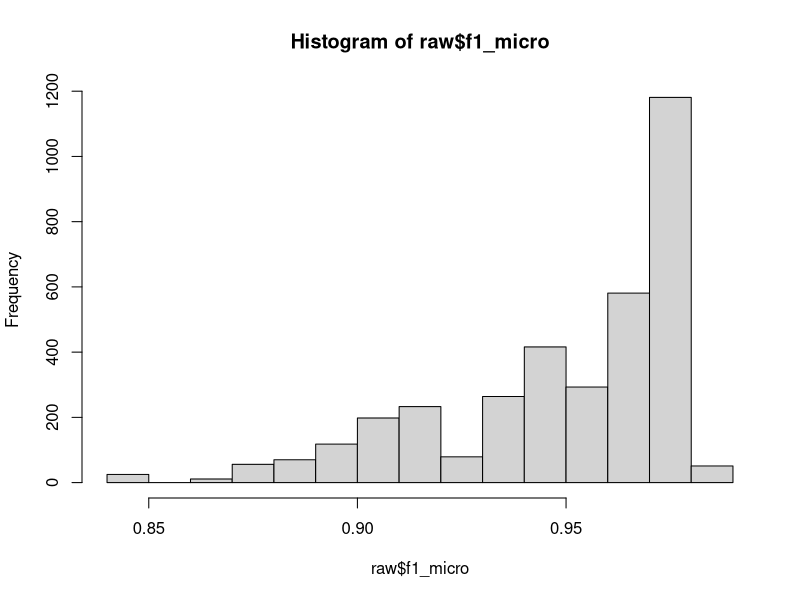
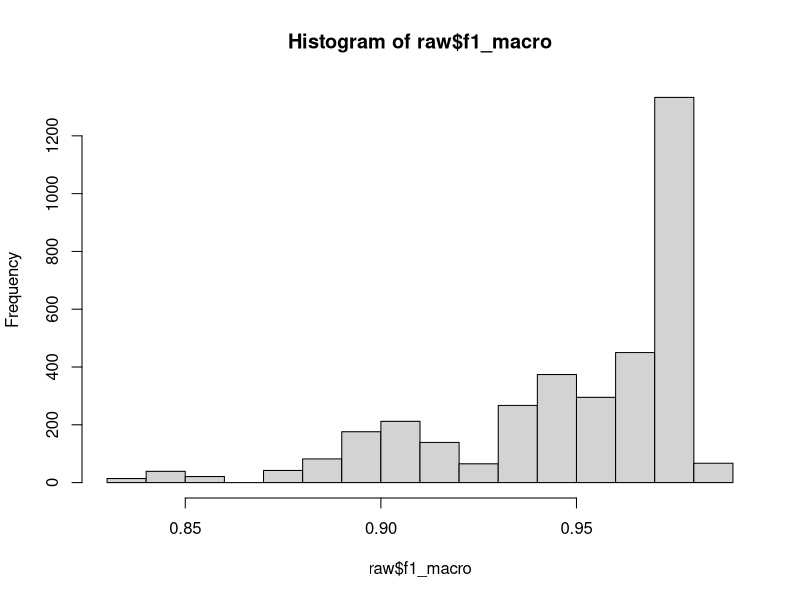
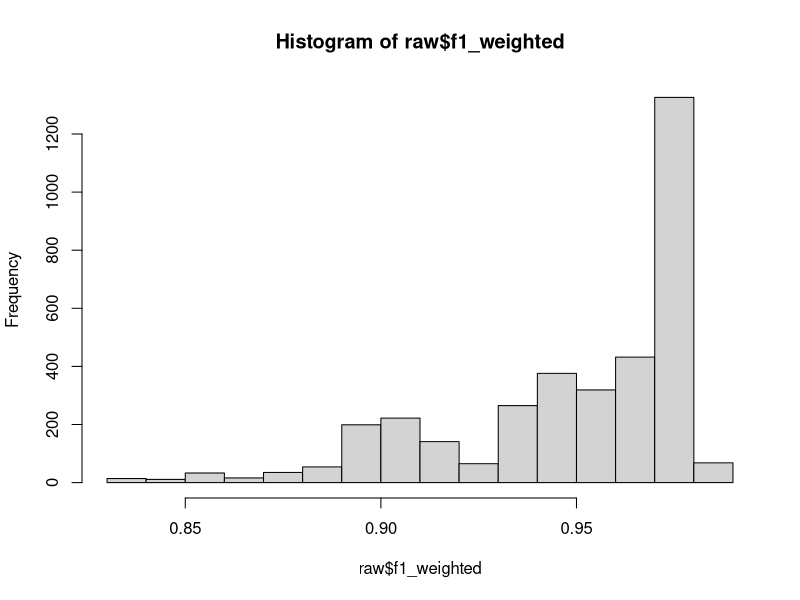
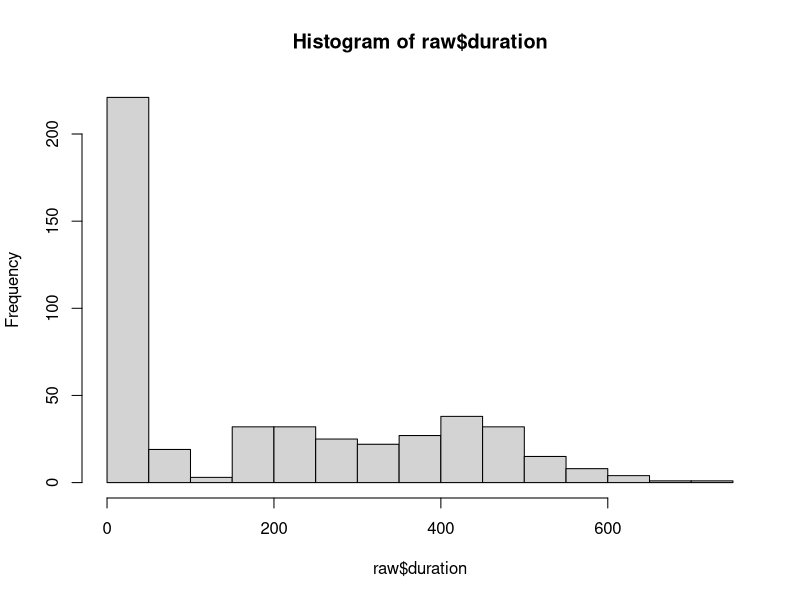
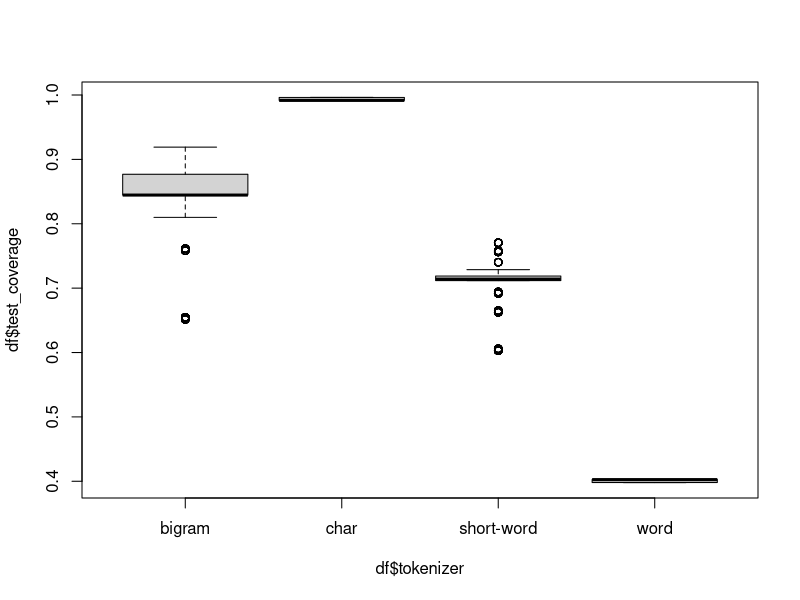
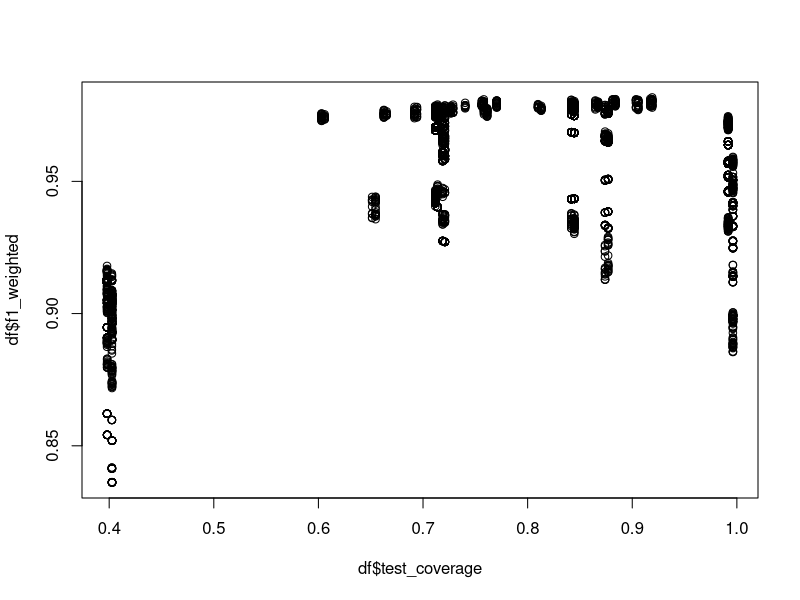
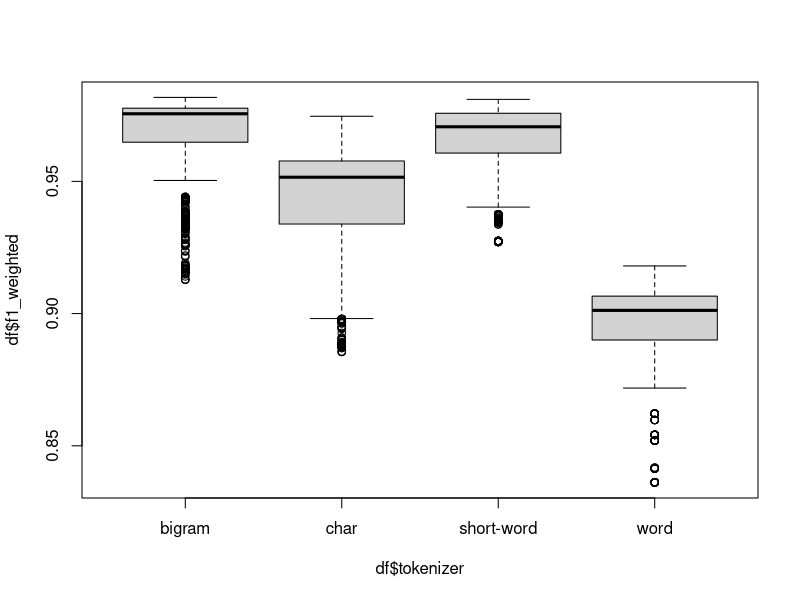
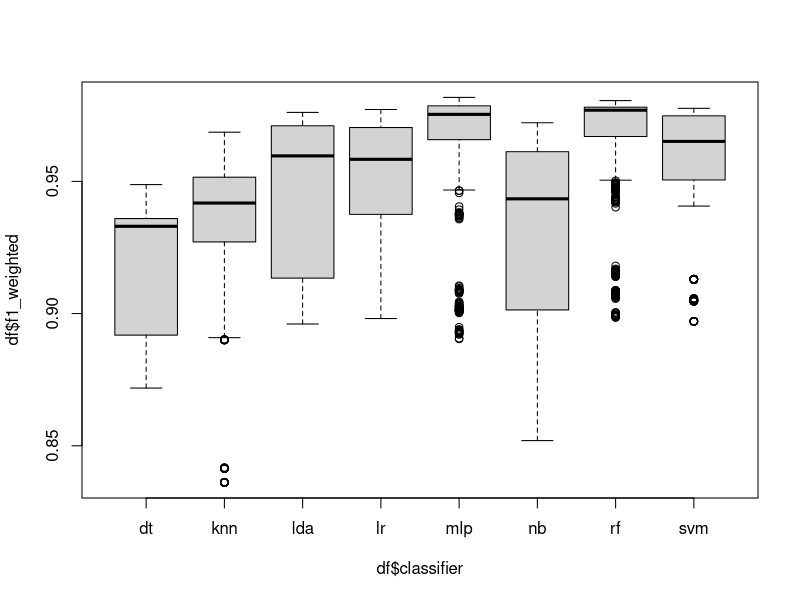

The R script that drew these images, in order:
library(readr)
library(FactoMineR)
library(mice)
library(ggplot2)
library(dplyr)

raw <- read.csv("data/reports.csv")
summary(raw)
raw$dataset <- as.factor(raw$dataset)
raw$tokenizer <- as.factor(raw$tokenizer)
raw$vectorizer <- as.factor(raw$vectorizer)
raw$classifier <- as.factor(raw$classifier)
raw$remove_diacritics <- as.factor(raw$remove_diacritics)
raw$remove_urls <- as.factor(raw$remove_urls)
raw$remove_symbols <- as.factor(raw$remove_symbols)
raw$split_sentences <- as.factor(raw$split_sentences)
raw$lower <- as.factor(raw$lower)
raw$lemmatize <- as.factor(raw$lemmatize)
raw$stemmatize <- as.factor(raw$stemmatize)

# Single-value analysis
hist(raw$f1_micro)
hist(raw$f1_macro)
hist(raw$f1_weighted)
hist(raw$duration)

# Condes for f1_weighted
df <- raw[, -which(names(raw) %in% c("dataset", "vectorizer", "lemmatize", "stemmatize"))]
summary(df)
condes(df, num.var = which(names(df) == "f1_weighted"))

plot(df$test_coverage ~ df$tokenizer)
plot(df$f1_weighted ~ df$test_coverage)
plot(df$f1_weighted ~ df$tokenizer)
plot(df$f1_weighted ~ df$classifier)


dfs <- df %>%
    arrange(tokenizer, classifier) %>%
    mutate(Combined = factor(paste(tokenizer, classifier, sep = " - "), levels = unique(paste(tokenizer, classifier, sep = " - "))))

# Boxplot f1_weighted vs tokenizer and classifier
ggplot(dfs, aes(x = interaction(tokenizer, classifier, sep = " - "), y = f1_weighted, fill = classifier)) +
    geom_boxplot() +
    labs(x = "Tokenizer - Classifier", y = "F1 Weighted", fill = "Classifier") +
    theme_minimal() +
    theme(axis.text.x = element_text(angle = 45, hjust = 1)) +
    scale_x_discrete(limits = unique(interaction(dfs$tokenizer, dfs$classifier, sep = " - ")))
ggsave("plots/f1_weighted_tokenizer_classifier.png")
